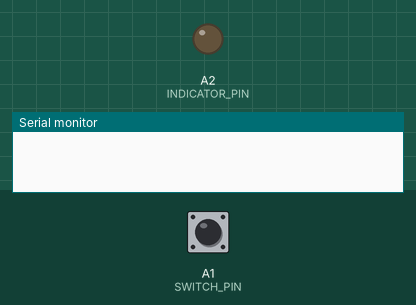
The program below on a simulated Arduino Nano, built with avr-gcc and run on an emulated ATmega328P. Shown: output pins drawn as LEDs (lit = HIGH), the last lines printed to the serial monitor. The inputs (shaded band) are chosen by the test bench; at power-on: A1 (SWITCH_PIN) HIGH.

Above: at 1.2 s.
1.3 s: A1 (SWITCH_PIN) pulled LOW for 0.15 s
At 1.9 s:
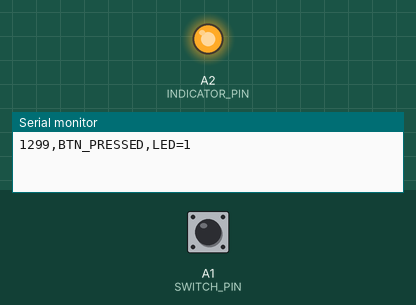
2.9 s: A1 (SWITCH_PIN) pulled LOW for 1 s
At 4.3 s:
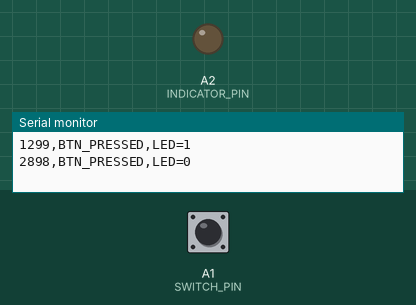
5.4 s: A1 (SWITCH_PIN) pulled LOW for 3.2 s
At 6.2 s:
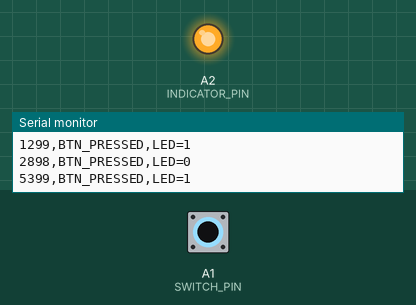
Timing chart, 0 to 8.4 s (numbered marks = the images above; inputs shaded):
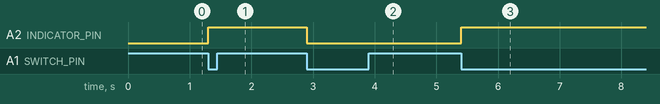

Measured:
- after the input at 1.3 s, A2 (INDICATOR_PIN): LOW → HIGH at once
- after the input at 2.9 s, A2 (INDICATOR_PIN): HIGH → LOW at once
- after the input at 5.4 s, A2 (INDICATOR_PIN): LOW → HIGH at once

The program:

main.cpp
```cpp
#include <Arduino.h>

#define SWITCH_PIN A1
#define INDICATOR_PIN A2
#define CONTACT_DEBOUNCE_INTERVAL_MS 50  // задержка подавления дребезга контакта, мс

bool indicatorStatus = false;
bool currentSwitchRawState = HIGH;
bool lastStableSwitchState = HIGH;      // последнее стабильное состояние переключателя
unsigned long lastStateChangeTimestamp = 0; // время последнего изменения состояния

void setup() {
    pinMode(SWITCH_PIN, INPUT_PULLUP);
    pinMode(INDICATOR_PIN, OUTPUT);
    digitalWrite(INDICATOR_PIN, LOW);

    Serial.begin(115200);
}

void loop() {
    bool button_state = digitalRead(SWITCH_PIN);
    unsigned long current_time = millis();

    // Детектируем изменение состояния переключателя
    if (button_state != lastStableSwitchState) {
        // Если прошло достаточно времени — это не дребезг
        if (current_time - lastStateChangeTimestamp > CONTACT_DEBOUNCE_INTERVAL_MS) {
            lastStableSwitchState = button_state;
            lastStateChangeTimestamp = current_time;

            // Обработка нажатия (фронт: HIGH → LOW)
            if (button_state == LOW) {
                indicatorStatus = !indicatorStatus;
                digitalWrite(INDICATOR_PIN, indicatorStatus ? HIGH : LOW);
                Serial.print(current_time);
                Serial.print(",BTN_PRESSED,LED=");
                Serial.println(indicatorStatus ? 1 : 0);
            }
        } else {
            // Дребезг! Сообщаем в монитор порта
            Serial.print(current_time);
            Serial.println(",BOUNCE_DETECTED");
        }
    }

    currentSwitchRawState = button_state;
}
```
